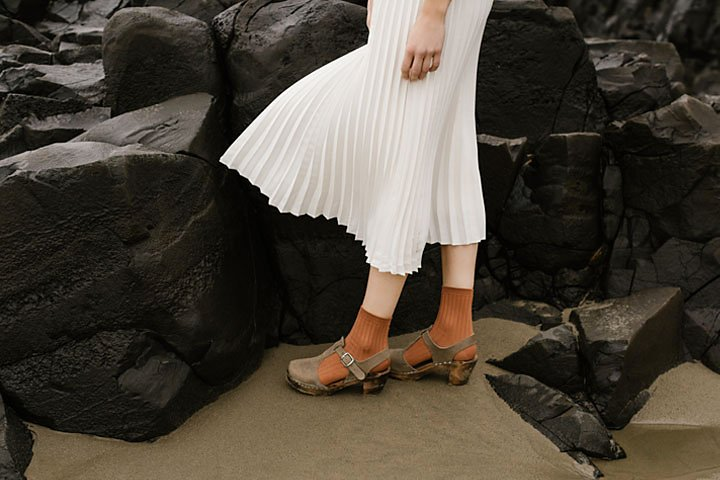
#> input picture highlights_and_shadows.jpg, 720 x 480 px, given in place of highlights_and_shadows.png, which was not available
$ python task3.py
#> lines starting #> are read from the running program, lines starting #| are printed output that depends on the picture; pictures that were not available may be replaced by others from this repository, and a replacement may not be noted
import cv2 as cv
import matplotlib.pyplot as plt
import numpy as np

img_orig = cv.imread('highlights_and_shadows.png', cv.IMREAD_GRAYSCALE)
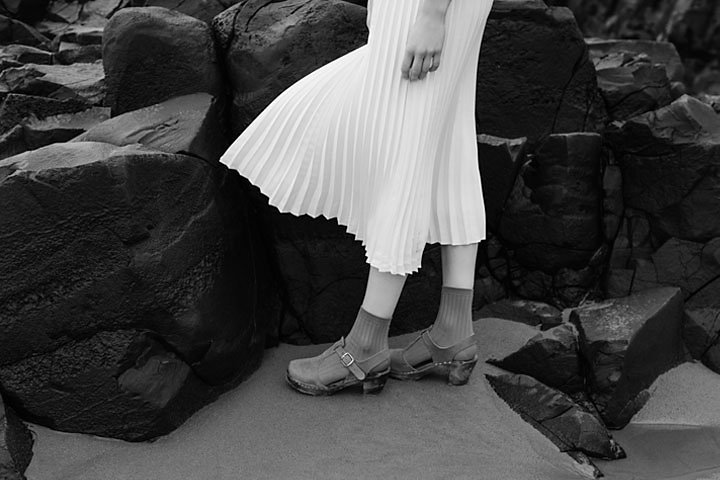
#> img_orig: shape (480, 720); min 0, max 255, mean 69.5
gamma = 2

table = np.array([(i/255.0)**(gamma)*255.0 for i in np.arange(0,256)]).astype('uint8')
img_gamma = cv.LUT(img_orig, table)
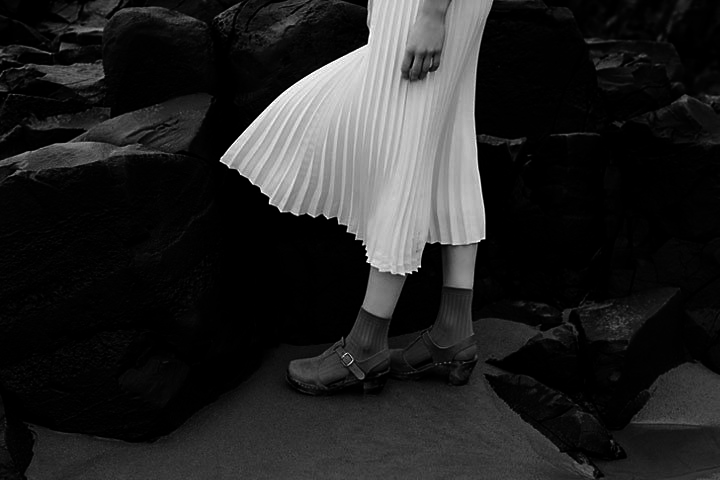
#> img_gamma: shape (480, 720); min 0, max 255, mean 35.7
img_orig = cv.cvtColor(img_orig, cv.COLOR_BGR2RGB)
#> img_orig: shape (480, 720, 3)
img_gamma = cv.cvtColor(img_gamma, cv.COLOR_BGR2RGB)
#> img_gamma: shape (480, 720, 3)
f, axarr = plt.subplots(3,2)
axarr[0,0].imshow(img_orig)
axarr[0,1].imshow(img_gamma)
plt.show()
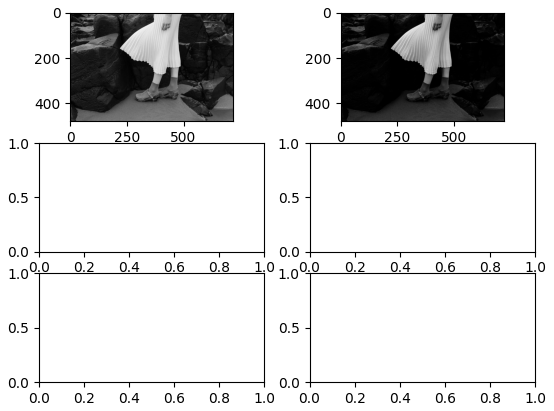
#> figure drawn by matplotlib, 2 panels

color = ('b', 'a', 'L')
for i, c in enumerate(color):
	hist_orig = cv.calcHist([img_orig] ,[i] ,None ,[256] ,[0 ,256])
#> (the run stopped early here; a loop or call above may not have finished)

$ run again, with daisy.jpg copied over highlights_and_shadows.jpg
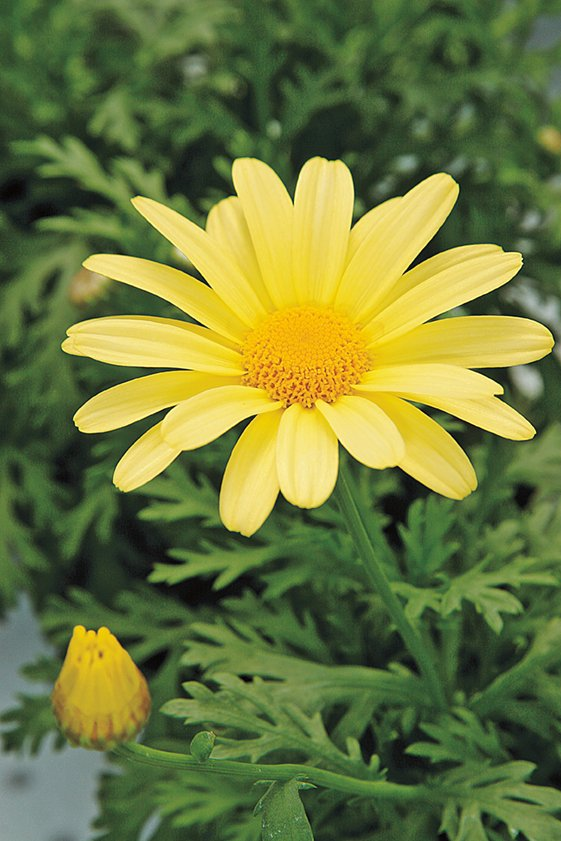
#> input picture daisy.jpg, 561 x 841 px, given in place of highlights_and_shadows.png, which was not available
#> `img_gamma = cv.LUT(img_orig, table)`:
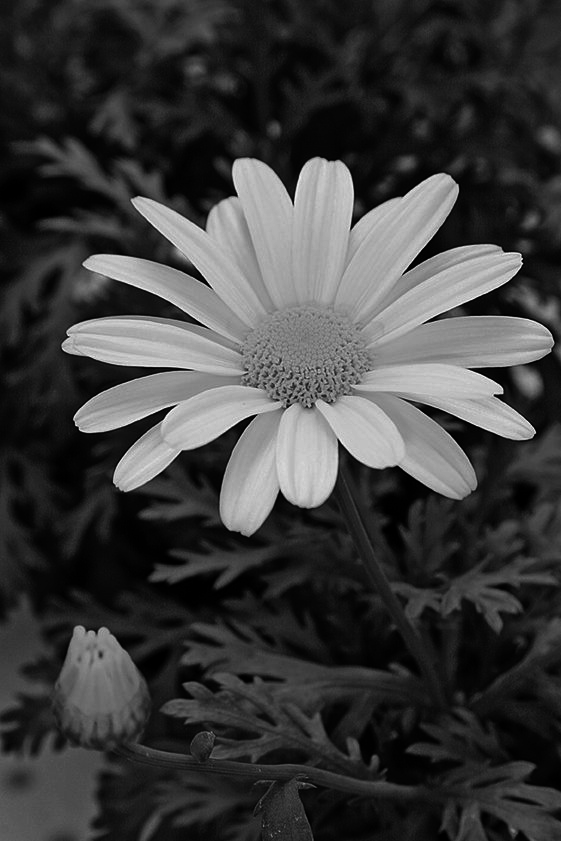
#> img_gamma: shape (841, 561); min 0, max 255, mean 60.6
#> `plt.show()`:
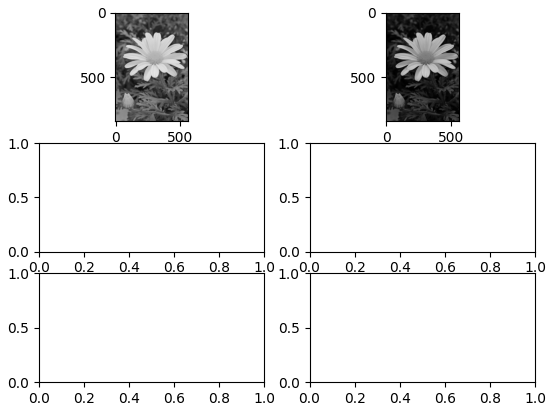
#> figure drawn by matplotlib, 2 panels

$ run again, with brain_proton_density_slice.png saved as highlights_and_shadows.jpg
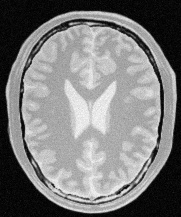
#> input picture brain_proton_density_slice.png, 181 x 217 px, given in place of highlights_and_shadows.png, which was not available
#> img_orig is the input picture: shape (217, 181); min 0, max 251, mean 123.7
#> `img_gamma = cv.LUT(img_orig, table)`:
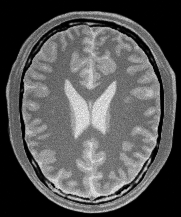
#> img_gamma: shape (217, 181); min 0, max 247, mean 86
#> `plt.show()`:
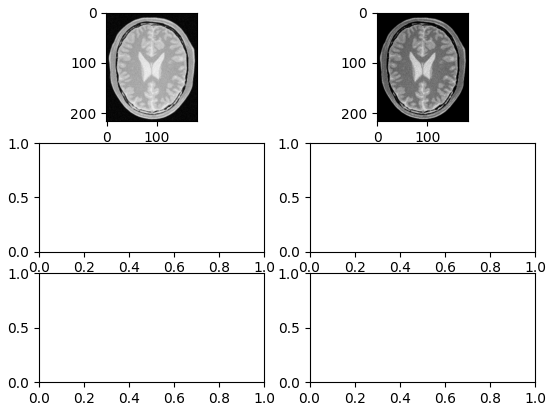
#> figure drawn by matplotlib, 2 panels
